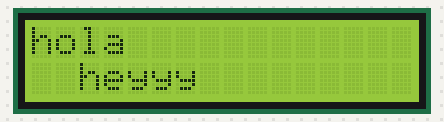
This sketch was run on a simulated Arduino Uno, built with avr-gcc and run on an emulated ATmega328P. Shown: 16×2 character LCD.

Above: at 0.1 s.
At 0.6 s:
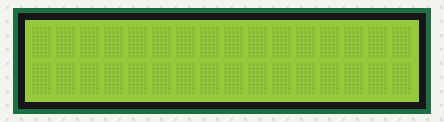

Measured:
- what the display in image 1 shows lasts 0.5 s, from 0.6 s to 1.1 s

The sketch:

Display-Nodisplay.ino
```cpp
#include <LiquidCrystal.h>
LiquidCrystal pantalla(2, 3, 4, 5, 6, 7);
void setup() {
  Serial.begin(9600);
  pantalla.begin(16, 2);
}

void loop() {
  pantalla.display();
  pantalla.setCursor(0, 0);
  pantalla.print("hola");
  pantalla.setCursor(2, 1);
  pantalla.print("heyyy");
  delay(500);
  pantalla.noDisplay();
  delay(500);
}
```
